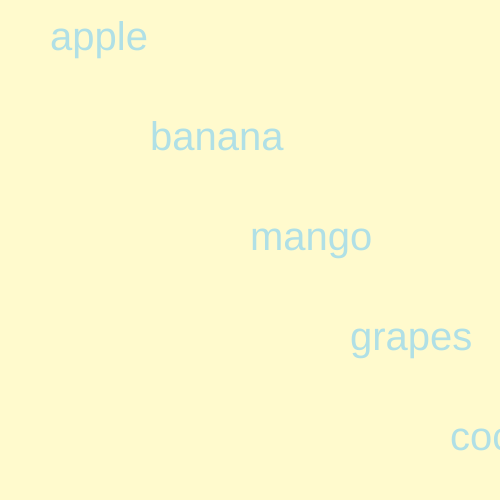
Frame 1 (no input)
Frame 60 (no input): identical to frame 1, image omitted
Frame 120 (the mouse pressed at the canvas centre since frame 60): identical to frame 1, image omitted

The p5.js sketch that drew this single still picture (run headless with seeded random() and noise() and a simulated clock; from frame 60 on, the mouse is pressed at the canvas centre):

// p5.js sketch
// ── sketch.js
//ref prof dawn
//modified sadaf shaikh
var fruits=['apple','banana','mango','grapes','coconut'];
function setup() {
  createCanvas(500,500);
  background('lemonchiffon');
  for(i=0;i<5;i++){
    strokeWeight(2);
    fill('powderblue');//color of text
    textSize(40);//font size
    text(fruits[i],i*100+50,i*100+50);//displays text in fruits array
  }
  
}
//nothing to be drawn
function draw() {
  
}
